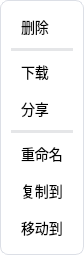
<?xml version="1.0" encoding="UTF-8"?>
<ui version="4.0">
 <class>Menu</class>
 <widget class="QFrame" name="Menu">
  <property name="geometry">
   <rect>
    <x>0</x>
    <y>0</y>
    <width>84</width>
    <height>196</height>
   </rect>
  </property>
  <property name="sizePolicy">
   <sizepolicy hsizetype="Minimum" vsizetype="Minimum">
    <horstretch>0</horstretch>
    <verstretch>0</verstretch>
   </sizepolicy>
  </property>
  <property name="windowTitle">
   <string>Frame</string>
  </property>
  <property name="windowIcon">
   <iconset resource="../../resource/icon/icon.qrc">
    <normaloff>:/ico.svg</normaloff>:/ico.svg</iconset>
  </property>
  <property name="styleSheet">
   <string notr="true">QFrame {
    background-color: white;
    border: 1px solid #dcdfe6;  /* 边框颜色 */
    border-radius: 8px;         /* 圆角 */
    padding: 10px;  /* 内部间距 */
}

QPushButton {
    background-color: transparent;
    border: none;
    padding: 5px 10px;
    font-size: 14px;
    text-align: left;
}

QPushButton:hover {
    background-color: #f4f6fa;  /* 鼠标悬停时背景色 */
}

QPushButton:pressed {
    background-color: #e1e4e8;  /* 按下时背景色 */
}
</string>
  </property>
  <layout class="QVBoxLayout" name="verticalLayout">
   <property name="spacing">
    <number>5</number>
   </property>
   <property name="leftMargin">
    <number>0</number>
   </property>
   <property name="topMargin">
    <number>0</number>
   </property>
   <property name="rightMargin">
    <number>0</number>
   </property>
   <property name="bottomMargin">
    <number>0</number>
   </property>
   <item>
    <widget class="QPushButton" name="btn_delete">
     <property name="text">
      <string>删除</string>
     </property>
    </widget>
   </item>
   <item>
    <widget class="Line" name="line_2">
     <property name="styleSheet">
      <string notr="true">border:none;
background:#e5e6e8;
</string>
     </property>
     <property name="orientation">
      <enum>Qt::Horizontal</enum>
     </property>
    </widget>
   </item>
   <item>
    <widget class="QPushButton" name="btn_download">
     <property name="text">
      <string>下载</string>
     </property>
    </widget>
   </item>
   <item>
    <widget class="QPushButton" name="btn_share">
     <property name="text">
      <string>分享</string>
     </property>
    </widget>
   </item>
   <item>
    <widget class="Line" name="line">
     <property name="styleSheet">
      <string notr="true">border:none;
background:#e5e6e8;
</string>
     </property>
     <property name="frameShadow">
      <enum>QFrame::Plain</enum>
     </property>
     <property name="lineWidth">
      <number>1</number>
     </property>
     <property name="orientation">
      <enum>Qt::Horizontal</enum>
     </property>
    </widget>
   </item>
   <item>
    <widget class="QPushButton" name="btn_rename">
     <property name="text">
      <string>重命名</string>
     </property>
    </widget>
   </item>
   <item>
    <widget class="QPushButton" name="btn_copy">
     <property name="text">
      <string>复制到</string>
     </property>
    </widget>
   </item>
   <item>
    <widget class="QPushButton" name="btn_move">
     <property name="text">
      <string>移动到</string>
     </property>
    </widget>
   </item>
  </layout>
 </widget>
 <resources>
  <include location="../../resource/icon/icon.qrc"/>
  <include location="../../resource/icon/icon.qrc"/>
  <include location="../../resource/icon/icon.qrc"/>
  <include location="../../resource/icon/icon.qrc"/>
  <include location="../../resource/icon/icon.qrc"/>
  <include location="../../resource/icon/icon.qrc"/>
  <include location="../../resource/icon/icon.qrc"/>
 </resources>
 <connections/>
</ui>
